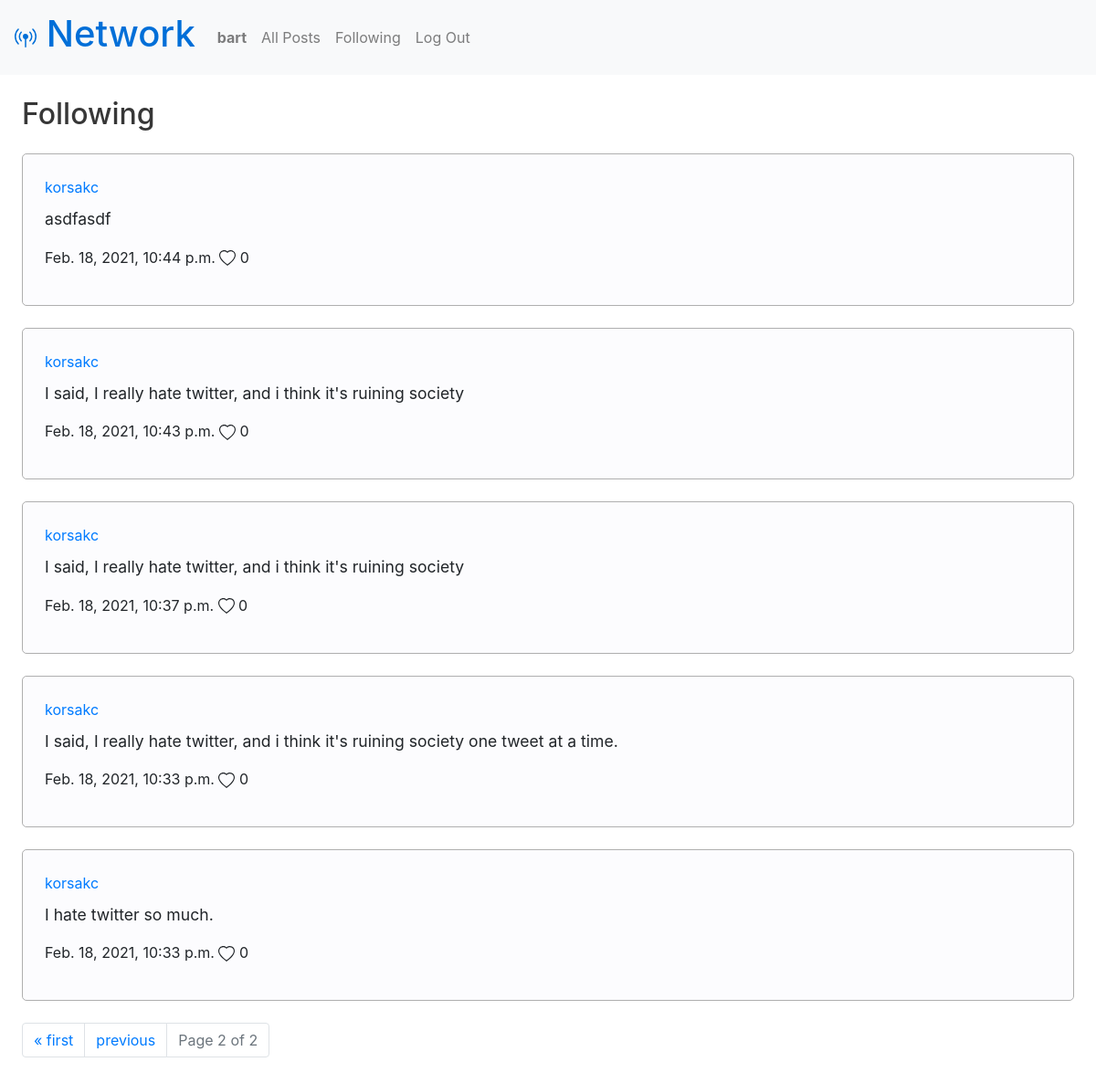
Page /following?page=2 (signed in) on the committed database.
### network/models.py (models this page shows, shortened)
class User(AbstractUser):
  followers = models.ManyToManyField('User', blank=True, related_name="following")

class Post(models.Model):
  creator = models.ForeignKey(User, on_delete=models.CASCADE)
  date = models.DateTimeField(auto_now_add=True)
  text = models.CharField(max_length=280)
  likes = models.ManyToManyField(User, blank=True, related_name="likedbyuser")

### network/views.py (the view)
# urls.py: path("following", views.following, name="following"),
@login_required(login_url='login')
def following(request):
  user = request.user
  following = user.following.all()
  posts = Post.objects.filter(creator__in=following).order_by('-date')
  paginator = Paginator(posts, 10) # Show 10 posts per page.
  page_number = request.GET.get('page')
  page_obj = paginator.get_page(page_number)
  return render(request, "network/following.html", {
    'page_obj': page_obj
  })

### network/templates/network/following.html (shortened to what this page needs)
{% extends "network/layout.html" %}
{% load static %}
{% block body %}
  <h2 class="left-align">Following</h2>
  <section>
    {% for post in page_obj %}
      <div class="post" id="{{ post.id }}">
        <a href="{% url 'profile' post.creator.username %}">{{ post.creator.username }}</a>
        <p class='post-text'>{{ post.text }}</p>
        <p>
          <span>{{ post.date }}</span>
          {% if user.is_authenticated %}
            <svg xmlns="http://www.w3.org/2000/svg" width="18" height="18" fill="currentColor" class="svg-logged-in bi bi-heart {% if user in post.likes.all %}
            liked
          {% endif %}" viewBox="0 0 16 16">
            <path d="M8 2.748l-.717-.737C5.6.281 2.514.878 1.4 3.053c-.523 1.023-.641 2.5.314 4.385.92 1.815 2.834 3.989 6.286 6.357 3.452-2.368 5.365-4.542 6.286-6.357.955-1.886.838-3.362.314-4.385C13.486.878 10.4.28 8.717 2.01L8 2.748zM8 15C-7.333 4.868 3.279-3.04 7.824 1.143c.06.055.119.112.176.171a3.12 3.12 0 0 1 .176-.17C12.72-3.042 23.333 4.867 8 15z"/>
            </svg>
          {% endif %}
          <span id="likes-post-{{ post.id }}">
            {{ post.likes.count }}
          </span>
        </p>
      </div>
    {% endfor %}
  </section>
  <nav class="pagination left-align">
    <ul class="pagination">
      {% if page_obj.has_previous %}
        <li class="page-item"><a class="page-link" href="?page=1">&laquo; first</a></li>
        <li class="page-item"><a class="page-link" href="?page={{ page_obj.previous_page_number }}">previous</a></li>
      {% endif %}
        <li class="page-item disabled">
          <a class="page-link" aria-disabled="true">
            Page {{ page_obj.number }} of {{ page_obj.paginator.num_pages }}
          </a>
        </li>
    </ul>
  </nav>
{% endblock %}

### network/templates/network/layout.html (shortened to what this page needs)
{% load static %}
<!DOCTYPE html>
<html lang="en">
    <head>
        <link rel="stylesheet" href="https://stackpath.bootstrapcdn.com/bootstrap/4.4.1/css/bootstrap.min.css">
        <link href="{% static 'network/styles.css' %}" rel="stylesheet">
    </head>
    <body>
        <nav class="navbar navbar-expand-lg navbar-light bg-light">
            <a class="navbar-brand" href="{% url 'index' %}"><h1> Network</h1></a>
            <div>
              <ul class="navbar-nav mr-auto">
                {% if user.is_authenticated %}
                    <li class="nav-item">
                        <a class="nav-link" href="{% url 'profile' user.username %}"><strong>{{ user.username }}</strong></a>
                    </li>
                {% endif %}
                <li class="nav-item">
                  <a class="nav-link" href="{% url 'index' %}">All Posts</a>
                </li>
                {% if user.is_authenticated %}
                    <li class="nav-item">
                        <a class="nav-link" href="{% url 'following' %}">Following</a>
                    </li>
                    <li class="nav-item">
                        <a class="nav-link" href="{% url 'logout' %}">Log Out</a>
                    </li>
                {% endif %}
              </ul>
            </div>
          </nav>
        <div class="body">
            {% block body %}
            {% endblock %}
        </div>
    </body>
</html>

### network/static/network/styles.css (style rules this page uses)
.navbar-brand { color: #006fd8 !important; }
h2 { color: rgb(55, 55, 55); }
div.post, .credentials { border: 1px solid rgb(175, 175, 175); border-radius: 5px; padding: 2%; margin: 2%; background-color: rgb(252, 252, 254); }
.left-align { margin: 2%; }
.post-text { margin-top: 10px; font-size: 1.1em; }

### rows in the picture
User: username "bart"
Post: creator.username "korsakc", text "asdfasdf", date "Feb. 18, 2021, 10:44 p.m.", likes.count "0"
Post: creator.username "korsakc", text "I said, I really hate twitter, and i think it's ruining society", date "Feb. 18, 2021, 10:43 p.m.", likes.count "0"
Post: creator.username "korsakc", text "I said, I really hate twitter, and i think it's ruining society", date "Feb. 18, 2021, 10:37 p.m.", likes.count "0"
Post: creator.username "korsakc", text "I said, I really hate twitter, and i think it's ruining society one tweet at a time.", date "Feb. 18, 2021, 10:33 p.m.", likes.count "0"
Post: creator.username "korsakc", text "I hate twitter so much.", date "Feb. 18, 2021, 10:33 p.m.", likes.count "0"

### other values in the picture
{{ page_obj.number }} "2"
{{ page_obj.paginator.num_pages }} "2"
